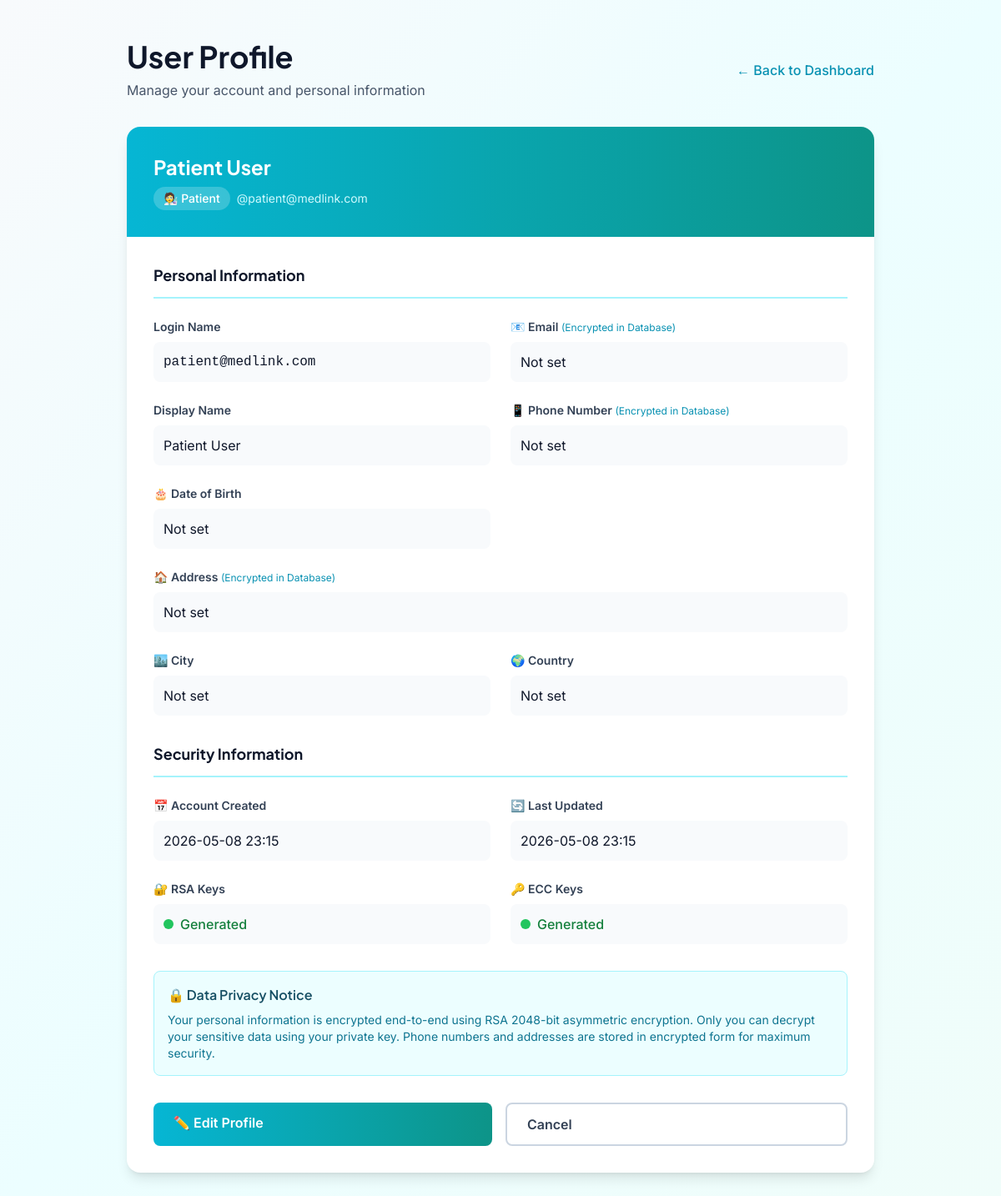
Screenshot of /profile (signed in) with the database file from the repository.
### models.py (models this page shows, shortened)
class User(db.Model):
    __tablename__ = 'users'
    id = db.Column(db.Integer, primary_key=True)
    username = db.Column(db.String(120), unique=True, nullable=False, index=True)
    role = db.Column(db.String(20), nullable=False)  # 'patient', 'doctor', 'specialist', 'admin'
    password_hash = db.Column(db.String(255), nullable=False)
    encrypted_email = db.Column(db.Text, nullable=True)  # RSA encrypted, only decrypted with private key
    rsa_public_key = db.Column(db.Text, nullable=True)  # JSON: {"e": int, "n": int}
    rsa_private_key = db.Column(db.Text, nullable=True)  # JSON: {"d": int, "n": int} - Stored securely
    ecc_public_key = db.Column(db.Text, nullable=True)  # JSON: {"x": int, "y": int}
    ecc_private_key = db.Column(db.Text, nullable=True)  # JSON: {"k": int} - Stored securely
    public_key = db.Column(db.Text, nullable=True)  # For encryption purposes
    encrypted_profile = db.Column(db.Text, nullable=True)  # Encrypted email/NID
    display_name = db.Column(db.String(120), nullable=True)
    phone = db.Column(db.Text, nullable=True)  # Encrypted
    date_of_birth = db.Column(db.String(20), nullable=True)
    address = db.Column(db.Text, nullable=True)  # Encrypted
    city = db.Column(db.String(100), nullable=True)
    country = db.Column(db.String(100), nullable=True)
    two_fa_enabled = db.Column(db.Boolean, default=False)
    two_fa_challenge = db.Column(db.String(10), nullable=True)
    two_fa_timestamp = db.Column(db.DateTime, nullable=True)
    encrypted_nid = db.Column(db.Text, nullable=True)
    encrypted_blood_group = db.Column(db.Text, nullable=True)
    nid_mac = db.Column(db.String(255), nullable=True)
    license_number = db.Column(db.String(120), nullable=True, index=True)
    license_verified = db.Column(db.Boolean, default=False)
    last_key_rotation = db.Column(db.DateTime, nullable=True)
    is_approved = db.Column(db.Boolean, default=False)  # False for new registrations
    approved_at = db.Column(db.DateTime, nullable=True)
    approved_by_admin_id = db.Column(db.Integer, db.ForeignKey('users.id'), nullable=True)
    created_at = db.Column(db.DateTime, default=datetime.now)
    updated_at = db.Column(db.DateTime, default=datetime.now, onupdate=datetime.now)
    sent_referrals = db.relationship('Referral', foreign_keys='Referral.sender_id', backref='sender', lazy=True)
    received_referrals = db.relationship('Referral', foreign_keys='Referral.receiver_id', backref='receiver', lazy=True)
    sent_messages = db.relationship('Message', foreign_keys='Message.sender_id', backref='sender_msg', lazy=True)
    received_messages = db.relationship('Message', foreign_keys='Message.receiver_id', backref='receiver_msg', lazy=True)
    def get_display_name(self):
        if self.display_name:
            return self.display_name
    def get_phone(self):
        if not self.phone:
            return None
        if self.phone and len(self.phone) > 20 and all(c in '0123456789abcdef' for c in self.phone.lower()):
            return self.decrypt_field(self.phone)
        return self.phone
    def get_address(self):
        if not self.address:
            return None
        if self.address and len(self.address) > 20 and all(c in '0123456789abcdef' for c in self.address.lower()):
            return self.decrypt_field(self.address)
        return self.address
    def get_date_of_birth(self):
        if not self.date_of_birth:
            return None
        if self.date_of_birth and len(self.date_of_birth) > 20 and all(c in '0123456789abcdef' for c in self.date_of_birth.lower()):
            return self.decrypt_field(self.date_of_birth)
        return self.date_of_birth
    def get_email(self):
        if not self.encrypted_email:
            return None
        if self.encrypted_email and len(self.encrypted_email) > 20 and all(c in '0123456789abcdef' for c in self.encrypted_email.lower()):
            return self.decrypt_field(self.encrypted_email)
        return self.encrypted_email

### app.py (the view)
@app.route('/profile')
def profile():
    if 'user_id' not in session:
        return redirect(url_for('login'))
    user_id = session.get('user_id')
    user = User.query.get(user_id)
    if not user:
        session.clear()
        return redirect(url_for('login'))
    user_profile = {
        'id': user.id,
        'username': user.username,
        'display_name': user.display_name,
        'role': user.role,
        'phone': user.get_phone(),
        'address': user.get_address(),
        'date_of_birth': user.get_date_of_birth(),
        'email': user.get_email(),
        'city': user.city,
        'country': user.country,
        'created_at': user.created_at,
        'updated_at': user.updated_at,
        'rsa_keys': 'Generated' if user.rsa_public_key else 'Not Generated',
        'ecc_keys': 'Generated' if user.ecc_public_key else 'Not Generated'
    }
    return render_template('profile.html', user=user, user_profile=user_profile)

### templates/profile.html (shortened to what this page needs)
{% extends "base.html" %}
{% block content %}
<div class="min-h-screen bg-gradient-to-br from-slate-50 via-cyan-50 to-teal-50 py-12 px-4">
    <div class="max-w-4xl mx-auto">
        <div class="mb-8">
            <div class="flex items-center justify-between">
                <div>
                    <h1 class="text-4xl font-bold text-slate-900 mb-2">User Profile</h1>
                    <p class="text-slate-600">Manage your account and personal information</p>
                </div>
                <div class="text-right">
                    <a href="{{ url_for('dashboard') }}" class="text-cyan-600 hover:text-cyan-700 font-medium">
                        ← Back to Dashboard
                    </a>
                </div>
            </div>
        </div>
        <div class="bg-white rounded-2xl shadow-lg overflow-hidden">
            <div class="bg-gradient-to-r from-cyan-500 to-teal-600 p-8 text-white">
                <h2 class="text-2xl font-bold mb-2">{{ user.get_display_name() }}</h2>
                <div class="flex items-center gap-2">
                    <span class="inline-block px-3 py-1 bg-white bg-opacity-20 rounded-full text-sm font-medium">
                        {% if user.role == 'doctor' %}
                            👨‍⚕️ Doctor
                        {% elif user.role == 'specialist' %}
                            👨‍⚕️ Specialist
                        {% else %}
                            🧑‍🔬 Patient
                        {% endif %}
                    </span>
                    <span class="text-sm text-cyan-100">@{{ user.username }}</span>
                </div>
            </div>
            <div class="p-8">
                <div class="mb-8">
                    <h3 class="text-lg font-bold text-slate-900 mb-6 pb-3 border-b-2 border-cyan-200">
                        Personal Information
                    </h3>
                    <div class="grid grid-cols-1 md:grid-cols-2 gap-6">
                        <div>
                            <label class="block text-sm font-semibold text-slate-700 mb-2">Login Name</label>
                            <div class="p-3 bg-slate-50 rounded-lg">
                                <p class="text-slate-900 font-mono">{{ user.username }}</p>
                            </div>
                        </div>
                        <div>
                            <label class="block text-sm font-semibold text-slate-700 mb-2">
                                📧 Email
                                <span class="text-xs text-cyan-600 font-normal">(Encrypted in Database)</span>
                            </label>
                            <div class="p-3 bg-slate-50 rounded-lg">
                                <p class="text-slate-900">{{ user_profile.email or 'Not set' }}</p>
                            </div>
                        </div>
                        <div>
                            <label class="block text-sm font-semibold text-slate-700 mb-2">Display Name</label>
                            <div class="p-3 bg-slate-50 rounded-lg">
                                <p class="text-slate-900">{{ user.display_name or 'Not set' }}</p>
                            </div>
                        </div>
                        <div>
                            <label class="block text-sm font-semibold text-slate-700 mb-2">
                                📱 Phone Number
                                <span class="text-xs text-cyan-600 font-normal">(Encrypted in Database)</span>
                            </label>
                            <div class="p-3 bg-slate-50 rounded-lg">
                                <p class="text-slate-900">{{ user_profile.phone or 'Not set' }}</p>
                            </div>
                        </div>
                        <div>
                            <label class="block text-sm font-semibold text-slate-700 mb-2">🎂 Date of Birth</label>
                            <div class="p-3 bg-slate-50 rounded-lg">
                                <p class="text-slate-900">{{ user_profile.date_of_birth or 'Not set' }}</p>
                            </div>
                        </div>
                        <div class="md:col-span-2">
                            <label class="block text-sm font-semibold text-slate-700 mb-2">
                                🏠 Address
                                <span class="text-xs text-cyan-600 font-normal">(Encrypted in Database)</span>
                            </label>
                            <div class="p-3 bg-slate-50 rounded-lg">
                                <p class="text-slate-900">{{ user_profile.address or 'Not set' }}</p>
                            </div>
                        </div>
                        <div>
                            <label class="block text-sm font-semibold text-slate-700 mb-2">🏙️ City</label>
                            <div class="p-3 bg-slate-50 rounded-lg">
                                <p class="text-slate-900">{{ user.city or 'Not set' }}</p>
                            </div>
                        </div>
                        <div>
                            <label class="block text-sm font-semibold text-slate-700 mb-2">🌍 Country</label>
                            <div class="p-3 bg-slate-50 rounded-lg">
                                <p class="text-slate-900">{{ user.country or 'Not set' }}</p>
                            </div>
                        </div>
                    </div>
                </div>
                <div class="mb-8">
                    <h3 class="text-lg font-bold text-slate-900 mb-6 pb-3 border-b-2 border-cyan-200">
                        Security Information
                    </h3>
                    <div class="grid grid-cols-1 md:grid-cols-2 gap-6">
                        <div>
                            <label class="block text-sm font-semibold text-slate-700 mb-2">📅 Account Created</label>
                            <div class="p-3 bg-slate-50 rounded-lg">
                                <p class="text-slate-900">{{ user.created_at.strftime('%Y-%m-%d %H:%M') }}</p>
                            </div>
                        </div>
                        <div>
                            <label class="block text-sm font-semibold text-slate-700 mb-2">🔄 Last Updated</label>
                            <div class="p-3 bg-slate-50 rounded-lg">
                                <p class="text-slate-900">{{ user.updated_at.strftime('%Y-%m-%d %H:%M') }}</p>
                            </div>
                        </div>
                        <div>
                            <label class="block text-sm font-semibold text-slate-700 mb-2">🔐 RSA Keys</label>
                            <div class="p-3 bg-slate-50 rounded-lg">
                                <span class="inline-flex items-center gap-2">
                                    {% if user.rsa_public_key %}
                                        <span class="w-3 h-3 bg-green-500 rounded-full"></span>
                                        <span class="text-green-700 font-medium">Generated</span>
                                    {% else %}
                                        <span class="w-3 h-3 bg-red-500 rounded-full"></span>
                                        <span class="text-red-700 font-medium">Not Generated</span>
                                    {% endif %}
                                </span>
                            </div>
                        </div>
                        <div>
                            <label class="block text-sm font-semibold text-slate-700 mb-2">🔑 ECC Keys</label>
                            <div class="p-3 bg-slate-50 rounded-lg">
                                <span class="inline-flex items-center gap-2">
                                    {% if user.ecc_public_key %}
                                        <span class="w-3 h-3 bg-green-500 rounded-full"></span>
                                        <span class="text-green-700 font-medium">Generated</span>
                                    {% else %}
                                        <span class="w-3 h-3 bg-red-500 rounded-full"></span>
                                        <span class="text-red-700 font-medium">Not Generated</span>
                                    {% endif %}
                                </span>
                            </div>
                        </div>
                    </div>
                </div>
                <div class="mb-8 p-4 bg-cyan-50 border border-cyan-200 rounded-lg">
                    <h4 class="font-semibold text-cyan-900 mb-2">🔒 Data Privacy Notice</h4>
                    <p class="text-sm text-cyan-700">
                        Your personal information is encrypted end-to-end using RSA 2048-bit asymmetric encryption.
                        Only you can decrypt your sensitive data using your private key. Phone numbers and addresses
                        are stored in encrypted form for maximum security.
                    </p>
                </div>
                <div class="flex gap-4">
                    <a href="{{ url_for('edit_profile') }}" class="flex-1 px-6 py-3 bg-gradient-to-r from-cyan-500 to-teal-600 text-white rounded-lg font-semibold hover:shadow-lg transition">
                        ✏️ Edit Profile
                    </a>
                    <a href="{{ url_for('dashboard') }}" class="flex-1 px-6 py-3 border-2 border-slate-300 text-slate-700 rounded-lg font-semibold hover:bg-slate-50 transition">
                        Cancel
                    </a>
                </div>
            </div>
        </div>
    </div>
</div>
{% endblock %}

### templates/base.html (style rules this page uses)
* { font-family: 'Inter', sans-serif; }
h1, h2, h3, h4, h5, h6 { font-family: 'Plus Jakarta Sans', sans-serif; }
button, a { transition: all 0.3s ease; }

### rows the page displays
User: get_display_name "Patient User", username "patient@medlink.com", display_name "Patient User", city "Not set", country "Not set", created_at "2026-05-08 23:15", updated_at "2026-05-08 23:15"

### other values shown
{{ user_profile.email or 'Not set' }} "Not set"
{{ user_profile.phone or 'Not set' }} "Not set"
{{ user_profile.date_of_birth or 'Not set' }} "Not set"
{{ user_profile.address or 'Not set' }} "Not set"
